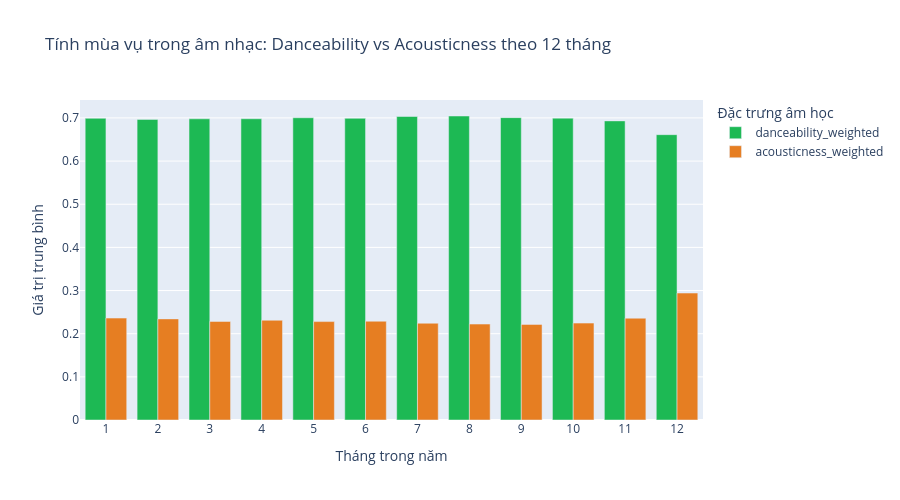

Notebook code cell kept with this figure:
### Markdown cell above
## Tính mùa vụ trong âm nhạc theo 12 tháng

### Code cell
df_glob = df_weekly[df_weekly['chart_country'] == 'Global'].copy()
df_glob['month'] = pd.to_datetime(df_glob['week']).dt.month
monthly_avg = df_glob.groupby('month')[['danceability_weighted', 'acousticness_weighted']].mean().reset_index()

fig10 = px.bar(
    monthly_avg,
    x='month',
    y=['danceability_weighted', 'acousticness_weighted'],
    barmode='group',
    title='Tính mùa vụ trong âm nhạc: Danceability vs Acousticness theo 12 tháng',
    labels={'month': 'Tháng trong năm', 'value': 'Giá trị trung bình', 'variable': 'Đặc trưng âm học'},
    color_discrete_map={'danceability_weighted': '#1DB954', 'acousticness_weighted': '#E67E22'}
)
fig10.update_layout(
    xaxis=dict(tickmode='linear', tick0=1, dtick=1),
    height=500
)
fig10.show()

### Figure 1 — Plotly figure (JSON) as saved in the notebook; plotly's stock layout.template omitted (floating-point values rounded to 4 significant figures)
{"data": [{"alignmentgroup": "True", "hovertemplate": "Đặc trưng âm học=danceability_weighted<br>Tháng trong năm=%{x}<br>Giá trị trung bình=%{y}<extra></extra>", "legendgroup": "danceability_weighted", "marker": {"color": "#1DB954", "pattern": {"shape": ""}}, "name": "danceability_weighted", "offsetgroup": "danceability_weighted", "orientation": "v", "showlegend": true, "textposition": "auto", "type": "bar", "x": [1, 2, 3, 4, 5, 6, 7, 8, 9, 10, 11, 12], "xaxis": "x", "y": [0.6991, 0.6966, 0.698, 0.6981, 0.7004, 0.6991, 0.7033, 0.7045, 0.7007, 0.6995, 0.6931, 0.6612], "yaxis": "y"}, {"alignmentgroup": "True", "hovertemplate": "Đặc trưng âm học=acousticness_weighted<br>Tháng trong năm=%{x}<br>Giá trị trung bình=%{y}<extra></extra>", "legendgroup": "acousticness_weighted", "marker": {"color": "#E67E22", "pattern": {"shape": ""}}, "name": "acousticness_weighted", "offsetgroup": "acousticness_weighted", "orientation": "v", "showlegend": true, "textposition": "auto", "type": "bar", "x": [1, 2, 3, 4, 5, 6, 7, 8, 9, 10, 11, 12], "xaxis": "x", "y": [0.2362, 0.2343, 0.2284, 0.2311, 0.228, 0.2289, 0.2243, 0.2223, 0.2216, 0.2246, 0.2359, 0.2942], "yaxis": "y"}], "layout": {"barmode": "group", "height": 500, "legend": {"title": {"text": "Đặc trưng âm học"}, "tracegroupgap": 0}, "title": {"text": "Tính mùa vụ trong âm nhạc: Danceability vs Acousticness theo 12 tháng"}, "xaxis": {"anchor": "y", "domain": [0, 1], "dtick": 1, "tick0": 1, "tickmode": "linear", "title": {"text": "Tháng trong năm"}}, "yaxis": {"anchor": "x", "domain": [0, 1], "title": {"text": "Giá trị trung bình"}}}}
